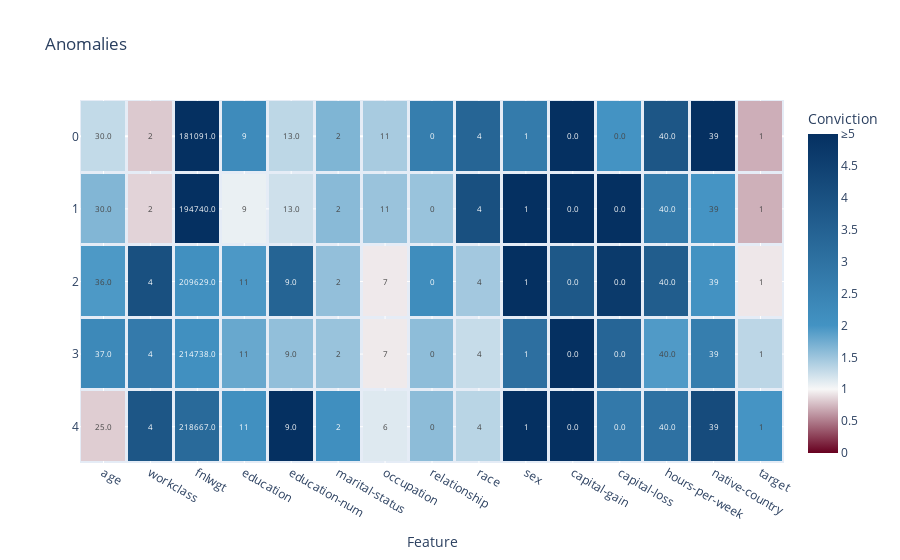

The code cell stored with this chart in its notebook:
### Code cell
plot_anomalies(inliers, global_case_feature_residual_convictions)

### Figure 1 — Plotly figure (JSON) as saved in the notebook; plotly's stock layout.template omitted (floating-point values rounded to 4 significant figures)
{"data": [{"coloraxis": "coloraxis", "hovertemplate": "Conviction=%{z}", "name": "Outliers", "text": [["30.0", "2", "181091.0", "9", "13.0", "2", "11", "0", "4", "1", "0.0", "0.0", "40.0", "39", "1", "0.1406335622877143", "624", "2ca73c57-12b7-44eb-ab55-957535252a8c", "1.352480904790545", "inlier"], ["30.0", "2", "194740.0", "9", "13.0", "2", "11", "0", "4", "1", "0.0", "0.0", "40.0", "39", "1", "0.1421306337508799", "201", "2ca73c57-12b7-44eb-ab55-957535252a8c", "1.3573921869003214", "inlier"], ["36.0", "4", "209629.0", "11", "9.0", "2", "7", "0", "4", "1", "0.0", "0.0", "40.0", "39", "1", "0.1465261445125454", "404", "2ca73c57-12b7-44eb-ab55-957535252a8c", "0.9957661225945229", "inlier"], ["37.0", "4", "214738.0", "11", "9.0", "2", "7", "0", "4", "1", "0.0", "0.0", "40.0", "39", "1", "0.14934840145547182", "177", "2ca73c57-12b7-44eb-ab55-957535252a8c", "1.0158334401127487", "inlier"], ["25.0", "4", "218667.0", "11", "9.0", "2", "6", "0", "4", "1", "0.0", "0.0", "40.0", "39", "1", "0.1540535538742571", "881", "2ca73c57-12b7-44eb-ab55-957535252a8c", "1.044322521674964", "inlier"]], "texttemplate": "%{text}", "type": "heatmap", "x": ["age", "workclass", "fnlwgt", "education", "education-num", "marital-status", "occupation", "relationship", "race", "sex", "capital-gain", "capital-loss", "hours-per-week", "native-country", "target"], "xgap": 3, "y": [0, 1, 2, 3, 4], "ygap": 3, "z": [[1.292, 0.8137, 5.373, 2.246, 1.32, 1.665, 1.438, 2.644, 3.397, 2.722, 7.8, 1.997, 3.859, 11.03, 0.7062], [1.651, 0.8553, 5.008, 1.074, 1.226, 1.613, 1.516, 1.52, 4.039, 5.208, 35.75, 9.472, 2.734, 1.986, 0.7125], [1.943, 4.044, 2.103, 1.949, 3.432, 1.555, 0.9422, 2.181, 1.466, 6.17, 3.803, 4.707, 3.645, 2.022, 0.9367], [2.304, 2.746, 2.083, 1.793, 1.56, 1.523, 0.9457, 1.584, 1.275, 3.078, 9.492, 3.386, 1.93, 2.637, 1.328], [0.8303, 3.855, 3.255, 2.097, 6.863, 2.125, 1.138, 1.588, 1.344, 7.404, 70.9, 2.774, 3.017, 4.178, 1.989]]}], "layout": {"coloraxis": {"cmax": 5, "cmin": 0, "colorbar": {"ticktext": ["0", "0.5", "1", "1.5", "2", "2.5", "3", "3.5", "4", "4.5", "≥5"], "tickvals": [0, 0.5, 1, 1.5, 2, 2.5, 3, 3.5, 4, 4.5, 5], "title": {"text": "Conviction"}}, "colorscale": [[0, "rgb(103,0,31)"], [0.2, "rgb(247, 247, 247)"], [0.4, "rgb(67,147,195)"], [1, "rgb(5,48,97)"]]}, "title": {"text": "Anomalies"}, "xaxis": {"anchor": "y", "domain": [0, 1], "title": {"text": "Feature"}}, "yaxis": {"anchor": "x", "autorange": "reversed", "domain": [0, 1], "title": {}}}}
